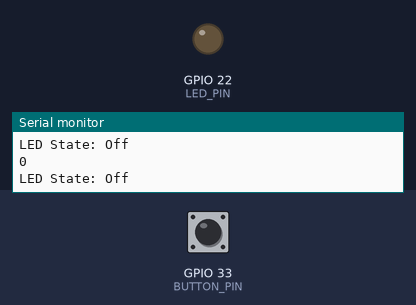
Recording of a sketch running on a simulated ESP32. Shown: output pins drawn as LEDs (lit = HIGH), the last lines printed to the serial monitor. Inputs (shaded band) come from the test bench; at power-on: GPIO 33 (BUTTON_PIN) LOW. WiFi joins after 1.5 s; servers stay silent unless stated.

Above: at 2.7 s.
2.8 s: GPIO 33 (BUTTON_PIN) pulled HIGH for 1.2 s
At 4.3 s:
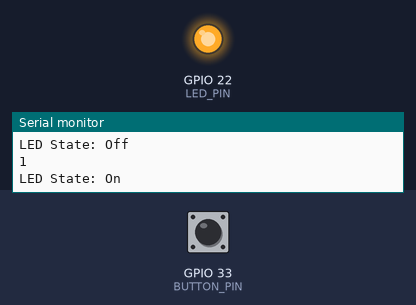
6.0 s: GPIO 33 (BUTTON_PIN) pulled HIGH for 3.2 s
At 10.3 s:
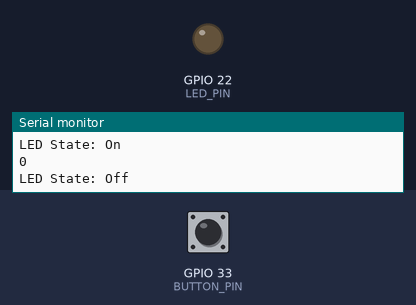
Timing chart, 0 to 11.8 s (numbered marks = the images above; inputs shaded):
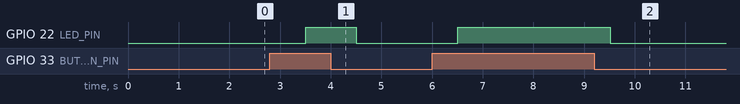

The sketch:

led-firebase.ino
```cpp
#include <Arduino.h>
#include <WiFi.h>
#include <Firebase_ESP_Client.h>
#include "addons/TokenHelper.h"
#include "addons/RTDBHelper.h"

// Pin definitions
#define BUTTON_PIN 33    // Broche du bouton-poussoir
#define LED_PIN 22      // Broche de la LED

// Variable pour stocker l'état du bouton
int etatBouton;
// Variable pour stocker l'état précédent du bouton
int etatBoutonPrec = LOW;

// Insert your network credentials
#define WIFI_SSID "BOX4G_Inwi_513F"
#define WIFI_PASSWORD  "55165756"

// Insert Firebase project API Key
#define API_KEY "AIzaSyCDR_1jfZQ2X1IXA9LyFv3EmNjLv_a8nEM"

// Insert RTDB URL
#define DATABASE_URL "https://led-esp32-ad3ec-default-rtdb.europe-west1.firebasedatabase.app/"

// Define Firebase Data object
FirebaseData fbdo;
FirebaseAuth auth;
FirebaseConfig config;

unsigned long sendDataPrevMillis = 0;
bool signupOK = false;

void setup() {
  pinMode(BUTTON_PIN, INPUT);  // Configuration du bouton-poussoir en entrée avec résistance de pull-up interne
  pinMode(LED_PIN, OUTPUT);           // Configuration de la LED en sortie

  Serial.begin(115200);
  WiFi.begin(WIFI_SSID, WIFI_PASSWORD);
  Serial.print("Connecting to Wi-Fi");
  while (WiFi.status() != WL_CONNECTED) {
    Serial.print(".");
    delay(300);
  }
  Serial.println();
  Serial.print("Connected with IP: ");
  Serial.println(WiFi.localIP());
  Serial.println();

  config.api_key = API_KEY;
  config.database_url = DATABASE_URL;

  if (Firebase.signUp(&config, &auth, "", "")) {
    Serial.println("ok");
    signupOK = true;
  } else {
    Serial.printf("%s\n", config.signer.signupError.message.c_str());
  }
  config.token_status_callback=tokenStatusCallback;
  Firebase.begin(&config, &auth);
  Firebase.reconnectWiFi(true);
}

void loop() {
  /*// Lire l'état du bouton-poussoir
  bool buttonState = digitalRead(BUTTON_PIN);

  // Si le bouton est enfoncé
  if (buttonState == LOW) {
    // Allumer la LED
    digitalWrite(LED_PIN, HIGH);
  } else {
    // Éteindre la LED
    digitalWrite(LED_PIN, LOW);
  }*/

  /*Serial.println(digitalRead(BUTTON_PIN));
    // Si bouton poussoir appuyé...
    if (digitalRead(BUTTON_PIN) == 1) // teste si le bouton a une valeur de 1
        // ...on allume la LED
    {
        digitalWrite(LED_PIN, HIGH);  // allume la LED
    }
    // Sinon...
    else
        // teste si le bouton a une valeur de 0
        // ...on éteint la LED
    {
        digitalWrite(LED_PIN, LOW);  // éteint la LED
    }*/


  // Envoyer l'état de la LED à la base de données Firebase
  if (Firebase.ready() && signupOK && (millis() - sendDataPrevMillis > 1000 || sendDataPrevMillis == 0)) {
    sendDataPrevMillis = millis();

     // Lit l'état du bouton
  etatBouton = digitalRead(BUTTON_PIN);
  Serial.println(etatBouton);

  // Vérifie si le bouton est enfoncé
  if (etatBouton == HIGH) {
   /* Serial.println(etatBouton);*/
    // Allume la LED
    digitalWrite(LED_PIN, HIGH);
  } else {
    // Éteint la LED si le bouton n'est pas enfoncé
    digitalWrite(LED_PIN, LOW);
  }


    /*// Si bouton poussoir appuyé...
    if (digitalRead(BUTTON_PIN) == 1) // teste si le bouton a une valeur de 1
        // ...on allume la LED
    {
        digitalWrite(LED_PIN, HIGH);  // allume la LED
    }
    // Sinon...
    else
        // teste si le bouton a une valeur de 0
        // ...on éteint la LED
    {
        digitalWrite(LED_PIN, LOW);  // éteint la LED
    }
    int ledState = digitalRead(LED_PIN); // Lire l'état de la LED
    Serial.println(digitalRead(BUTTON_PIN));*/

    // Convertir l'état de la LED en une chaîne de caractères*
    int ledState = digitalRead(LED_PIN); // Lire l'état de la LED
    String stateString = (ledState == HIGH) ? "On" : "Off";

    // Envoyer l'état de la LED à la base de données
    if (Firebase.RTDB.setString(&fbdo, "LED_State", stateString.c_str())) {
      Serial.print("LED State: ");
      Serial.println(stateString);
    } else {
      Serial.println("Failed to send LED state to Firebase");
      Serial.println("Reason: " + fbdo.errorReason());
    }
  }
}
```

Measured:
- after the input at 2.8 s, GPIO 22 (LED_PIN): LOW → HIGH after 0.71 s, → LOW 1.0 s later
- after the input at 6.0 s, GPIO 22 (LED_PIN): LOW → HIGH after 0.51 s, → LOW 3.0 s later
